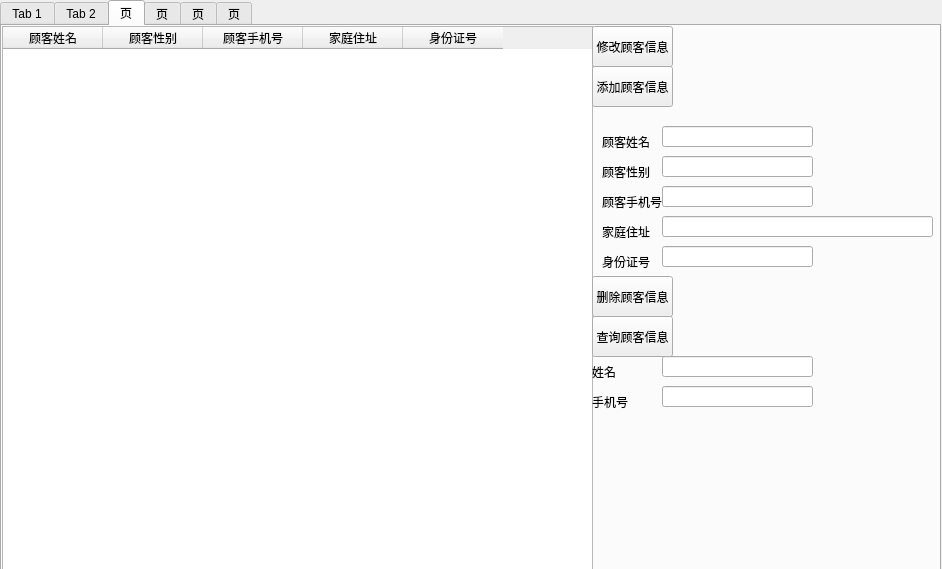
<?xml version="1.0" encoding="UTF-8"?>
<ui version="4.0">
 <class>Form</class>
 <widget class="QWidget" name="Form">
  <property name="geometry">
   <rect>
    <x>0</x>
    <y>0</y>
    <width>942</width>
    <height>569</height>
   </rect>
  </property>
  <property name="windowTitle">
   <string>Form</string>
  </property>
  <widget class="QTabWidget" name="tabWidget">
   <property name="geometry">
    <rect>
     <x>0</x>
     <y>0</y>
     <width>941</width>
     <height>571</height>
    </rect>
   </property>
   <property name="currentIndex">
    <number>2</number>
   </property>
   <widget class="QWidget" name="tab">
    <attribute name="title">
     <string>Tab 1</string>
    </attribute>
    <widget class="QTableWidget" name="tableWidget_2">
     <property name="geometry">
      <rect>
       <x>0</x>
       <y>0</y>
       <width>721</width>
       <height>551</height>
      </rect>
     </property>
     <column>
      <property name="text">
       <string>顾客手机号</string>
      </property>
     </column>
     <column>
      <property name="text">
       <string>客房号</string>
      </property>
     </column>
     <column>
      <property name="text">
       <string>入住日期</string>
      </property>
     </column>
     <column>
      <property name="text">
       <string>是否预定</string>
      </property>
     </column>
     <column>
      <property name="text">
       <string>是否入住</string>
      </property>
     </column>
     <column>
      <property name="text">
       <string>是否结账</string>
      </property>
     </column>
     <column>
      <property name="text">
       <string>是否退房</string>
      </property>
     </column>
     <column>
      <property name="text">
       <string>入住时长</string>
      </property>
     </column>
     <column>
      <property name="text">
       <string>消费金额</string>
      </property>
     </column>
    </widget>
    <widget class="QPushButton" name="pushButton">
     <property name="geometry">
      <rect>
       <x>720</x>
       <y>130</y>
       <width>81</width>
       <height>41</height>
      </rect>
     </property>
     <property name="text">
      <string>查询订单</string>
     </property>
    </widget>
    <widget class="QPushButton" name="pushButton_2">
     <property name="geometry">
      <rect>
       <x>720</x>
       <y>90</y>
       <width>81</width>
       <height>41</height>
      </rect>
     </property>
     <property name="text">
      <string>删除订单</string>
     </property>
    </widget>
    <widget class="QPushButton" name="pushButton_3">
     <property name="geometry">
      <rect>
       <x>720</x>
       <y>50</y>
       <width>81</width>
       <height>41</height>
      </rect>
     </property>
     <property name="text">
      <string>添加订单</string>
     </property>
    </widget>
    <widget class="QPushButton" name="pushButton_7">
     <property name="geometry">
      <rect>
       <x>720</x>
       <y>10</y>
       <width>81</width>
       <height>41</height>
      </rect>
     </property>
     <property name="text">
      <string>修改订单</string>
     </property>
    </widget>
    <widget class="QLabel" name="label">
     <property name="geometry">
      <rect>
       <x>720</x>
       <y>170</y>
       <width>41</width>
       <height>31</height>
      </rect>
     </property>
     <property name="text">
      <string>姓名</string>
     </property>
    </widget>
    <widget class="QLabel" name="label_2">
     <property name="geometry">
      <rect>
       <x>720</x>
       <y>220</y>
       <width>41</width>
       <height>31</height>
      </rect>
     </property>
     <property name="text">
      <string>手机号</string>
     </property>
    </widget>
    <widget class="QLineEdit" name="lineEdit">
     <property name="geometry">
      <rect>
       <x>760</x>
       <y>180</y>
       <width>171</width>
       <height>21</height>
      </rect>
     </property>
    </widget>
    <widget class="QLineEdit" name="lineEdit_2">
     <property name="geometry">
      <rect>
       <x>760</x>
       <y>220</y>
       <width>171</width>
       <height>21</height>
      </rect>
     </property>
    </widget>
   </widget>
   <widget class="QWidget" name="tab_2">
    <attribute name="title">
     <string>Tab 2</string>
    </attribute>
    <widget class="QTableWidget" name="tableWidget_3">
     <property name="geometry">
      <rect>
       <x>0</x>
       <y>0</y>
       <width>721</width>
       <height>551</height>
      </rect>
     </property>
     <column>
      <property name="text">
       <string>物品编号</string>
      </property>
     </column>
     <column>
      <property name="text">
       <string>物品名称</string>
      </property>
     </column>
     <column>
      <property name="text">
       <string>物品单价</string>
      </property>
     </column>
     <column>
      <property name="text">
       <string>物品剩余数量</string>
      </property>
     </column>
    </widget>
    <widget class="QPushButton" name="pushButton_4">
     <property name="geometry">
      <rect>
       <x>720</x>
       <y>0</y>
       <width>81</width>
       <height>41</height>
      </rect>
     </property>
     <property name="text">
      <string>修改物品</string>
     </property>
    </widget>
    <widget class="QPushButton" name="pushButton_5">
     <property name="geometry">
      <rect>
       <x>720</x>
       <y>40</y>
       <width>81</width>
       <height>41</height>
      </rect>
     </property>
     <property name="text">
      <string>添加物品</string>
     </property>
    </widget>
    <widget class="QPushButton" name="pushButton_6">
     <property name="geometry">
      <rect>
       <x>720</x>
       <y>230</y>
       <width>81</width>
       <height>41</height>
      </rect>
     </property>
     <property name="text">
      <string>删除物品</string>
     </property>
    </widget>
    <widget class="QPushButton" name="pushButton_8">
     <property name="geometry">
      <rect>
       <x>720</x>
       <y>270</y>
       <width>81</width>
       <height>41</height>
      </rect>
     </property>
     <property name="text">
      <string>查询物品</string>
     </property>
    </widget>
    <widget class="QLabel" name="label_3">
     <property name="geometry">
      <rect>
       <x>720</x>
       <y>330</y>
       <width>51</width>
       <height>31</height>
      </rect>
     </property>
     <property name="text">
      <string>物品名称</string>
     </property>
    </widget>
    <widget class="QLineEdit" name="lineEdit_3">
     <property name="geometry">
      <rect>
       <x>780</x>
       <y>330</y>
       <width>151</width>
       <height>21</height>
      </rect>
     </property>
    </widget>
    <widget class="QLabel" name="label_4">
     <property name="geometry">
      <rect>
       <x>720</x>
       <y>100</y>
       <width>51</width>
       <height>31</height>
      </rect>
     </property>
     <property name="text">
      <string>物品编号</string>
     </property>
    </widget>
    <widget class="QLabel" name="label_5">
     <property name="geometry">
      <rect>
       <x>720</x>
       <y>130</y>
       <width>51</width>
       <height>31</height>
      </rect>
     </property>
     <property name="text">
      <string>物品名称</string>
     </property>
    </widget>
    <widget class="QLabel" name="label_6">
     <property name="geometry">
      <rect>
       <x>720</x>
       <y>160</y>
       <width>51</width>
       <height>31</height>
      </rect>
     </property>
     <property name="text">
      <string>物品单价</string>
     </property>
    </widget>
    <widget class="QLabel" name="label_7">
     <property name="geometry">
      <rect>
       <x>720</x>
       <y>190</y>
       <width>51</width>
       <height>31</height>
      </rect>
     </property>
     <property name="text">
      <string>数量</string>
     </property>
    </widget>
    <widget class="QLineEdit" name="lineEdit_4">
     <property name="geometry">
      <rect>
       <x>780</x>
       <y>100</y>
       <width>151</width>
       <height>21</height>
      </rect>
     </property>
    </widget>
    <widget class="QLineEdit" name="lineEdit_5">
     <property name="geometry">
      <rect>
       <x>780</x>
       <y>130</y>
       <width>151</width>
       <height>21</height>
      </rect>
     </property>
    </widget>
    <widget class="QLineEdit" name="lineEdit_6">
     <property name="geometry">
      <rect>
       <x>780</x>
       <y>160</y>
       <width>151</width>
       <height>21</height>
      </rect>
     </property>
    </widget>
    <widget class="QLineEdit" name="lineEdit_7">
     <property name="geometry">
      <rect>
       <x>780</x>
       <y>190</y>
       <width>151</width>
       <height>21</height>
      </rect>
     </property>
    </widget>
   </widget>
   <widget class="QWidget" name="tab_3">
    <attribute name="title">
     <string>页</string>
    </attribute>
    <widget class="QTableWidget" name="tableWidget_4">
     <property name="geometry">
      <rect>
       <x>0</x>
       <y>0</y>
       <width>591</width>
       <height>551</height>
      </rect>
     </property>
     <column>
      <property name="text">
       <string>顾客姓名</string>
      </property>
     </column>
     <column>
      <property name="text">
       <string>顾客性别</string>
      </property>
     </column>
     <column>
      <property name="text">
       <string>顾客手机号</string>
      </property>
     </column>
     <column>
      <property name="text">
       <string>家庭住址</string>
      </property>
     </column>
     <column>
      <property name="text">
       <string>身份证号</string>
      </property>
     </column>
    </widget>
    <widget class="QPushButton" name="pushButton_9">
     <property name="geometry">
      <rect>
       <x>590</x>
       <y>0</y>
       <width>81</width>
       <height>41</height>
      </rect>
     </property>
     <property name="text">
      <string>修改顾客信息</string>
     </property>
    </widget>
    <widget class="QPushButton" name="pushButton_10">
     <property name="geometry">
      <rect>
       <x>590</x>
       <y>40</y>
       <width>81</width>
       <height>41</height>
      </rect>
     </property>
     <property name="text">
      <string>添加顾客信息</string>
     </property>
    </widget>
    <widget class="QLabel" name="label_8">
     <property name="geometry">
      <rect>
       <x>600</x>
       <y>100</y>
       <width>51</width>
       <height>31</height>
      </rect>
     </property>
     <property name="text">
      <string>顾客姓名</string>
     </property>
    </widget>
    <widget class="QLineEdit" name="lineEdit_8">
     <property name="geometry">
      <rect>
       <x>660</x>
       <y>100</y>
       <width>151</width>
       <height>21</height>
      </rect>
     </property>
     <property name="text">
      <string/>
     </property>
    </widget>
    <widget class="QLabel" name="label_9">
     <property name="geometry">
      <rect>
       <x>600</x>
       <y>130</y>
       <width>51</width>
       <height>31</height>
      </rect>
     </property>
     <property name="text">
      <string>顾客性别</string>
     </property>
    </widget>
    <widget class="QLineEdit" name="lineEdit_9">
     <property name="geometry">
      <rect>
       <x>660</x>
       <y>130</y>
       <width>151</width>
       <height>21</height>
      </rect>
     </property>
     <property name="text">
      <string/>
     </property>
    </widget>
    <widget class="QLabel" name="label_10">
     <property name="geometry">
      <rect>
       <x>600</x>
       <y>160</y>
       <width>61</width>
       <height>31</height>
      </rect>
     </property>
     <property name="text">
      <string>顾客手机号</string>
     </property>
    </widget>
    <widget class="QLineEdit" name="lineEdit_10">
     <property name="geometry">
      <rect>
       <x>660</x>
       <y>160</y>
       <width>151</width>
       <height>21</height>
      </rect>
     </property>
     <property name="text">
      <string/>
     </property>
    </widget>
    <widget class="QLabel" name="label_11">
     <property name="geometry">
      <rect>
       <x>600</x>
       <y>190</y>
       <width>61</width>
       <height>31</height>
      </rect>
     </property>
     <property name="text">
      <string>家庭住址</string>
     </property>
    </widget>
    <widget class="QLineEdit" name="lineEdit_11">
     <property name="geometry">
      <rect>
       <x>660</x>
       <y>190</y>
       <width>271</width>
       <height>21</height>
      </rect>
     </property>
     <property name="text">
      <string/>
     </property>
    </widget>
    <widget class="QLabel" name="label_12">
     <property name="geometry">
      <rect>
       <x>600</x>
       <y>220</y>
       <width>61</width>
       <height>31</height>
      </rect>
     </property>
     <property name="text">
      <string>身份证号</string>
     </property>
    </widget>
    <widget class="QLineEdit" name="lineEdit_12">
     <property name="geometry">
      <rect>
       <x>660</x>
       <y>220</y>
       <width>151</width>
       <height>21</height>
      </rect>
     </property>
     <property name="text">
      <string/>
     </property>
    </widget>
    <widget class="QPushButton" name="pushButton_11">
     <property name="geometry">
      <rect>
       <x>590</x>
       <y>250</y>
       <width>81</width>
       <height>41</height>
      </rect>
     </property>
     <property name="text">
      <string>删除顾客信息</string>
     </property>
    </widget>
    <widget class="QPushButton" name="pushButton_12">
     <property name="geometry">
      <rect>
       <x>590</x>
       <y>290</y>
       <width>81</width>
       <height>41</height>
      </rect>
     </property>
     <property name="text">
      <string>查询顾客信息</string>
     </property>
    </widget>
    <widget class="QLabel" name="label_13">
     <property name="geometry">
      <rect>
       <x>590</x>
       <y>330</y>
       <width>51</width>
       <height>31</height>
      </rect>
     </property>
     <property name="text">
      <string>姓名</string>
     </property>
    </widget>
    <widget class="QLabel" name="label_14">
     <property name="geometry">
      <rect>
       <x>590</x>
       <y>360</y>
       <width>61</width>
       <height>31</height>
      </rect>
     </property>
     <property name="text">
      <string>手机号</string>
     </property>
    </widget>
    <widget class="QLineEdit" name="lineEdit_13">
     <property name="geometry">
      <rect>
       <x>660</x>
       <y>330</y>
       <width>151</width>
       <height>21</height>
      </rect>
     </property>
     <property name="text">
      <string/>
     </property>
    </widget>
    <widget class="QLineEdit" name="lineEdit_14">
     <property name="geometry">
      <rect>
       <x>660</x>
       <y>360</y>
       <width>151</width>
       <height>21</height>
      </rect>
     </property>
     <property name="text">
      <string/>
     </property>
    </widget>
   </widget>
   <widget class="QWidget" name="tab_5">
    <attribute name="title">
     <string>页</string>
    </attribute>
    <widget class="QTableWidget" name="tableWidget_5">
     <property name="geometry">
      <rect>
       <x>0</x>
       <y>0</y>
       <width>591</width>
       <height>551</height>
      </rect>
     </property>
     <column>
      <property name="text">
       <string>顾客手机号</string>
      </property>
     </column>
     <column>
      <property name="text">
       <string>客房号</string>
      </property>
     </column>
     <column>
      <property name="text">
       <string>入住日期</string>
      </property>
     </column>
     <column>
      <property name="text">
       <string>物品编号</string>
      </property>
     </column>
     <column>
      <property name="text">
       <string>损坏数量</string>
      </property>
     </column>
    </widget>
    <widget class="QPushButton" name="pushButton_13">
     <property name="geometry">
      <rect>
       <x>590</x>
       <y>0</y>
       <width>111</width>
       <height>41</height>
      </rect>
     </property>
     <property name="text">
      <string>查询损坏物品信息</string>
     </property>
    </widget>
    <widget class="QLabel" name="label_15">
     <property name="geometry">
      <rect>
       <x>590</x>
       <y>50</y>
       <width>51</width>
       <height>31</height>
      </rect>
     </property>
     <property name="text">
      <string>手机号</string>
     </property>
    </widget>
    <widget class="QLineEdit" name="lineEdit_15">
     <property name="geometry">
      <rect>
       <x>640</x>
       <y>50</y>
       <width>113</width>
       <height>20</height>
      </rect>
     </property>
    </widget>
    <widget class="QPushButton" name="pushButton_14">
     <property name="geometry">
      <rect>
       <x>590</x>
       <y>90</y>
       <width>111</width>
       <height>41</height>
      </rect>
     </property>
     <property name="text">
      <string>添加损坏物品信息</string>
     </property>
    </widget>
    <widget class="QLabel" name="label_16">
     <property name="geometry">
      <rect>
       <x>590</x>
       <y>140</y>
       <width>71</width>
       <height>31</height>
      </rect>
     </property>
     <property name="text">
      <string>顾客手机号</string>
     </property>
    </widget>
    <widget class="QLineEdit" name="lineEdit_16">
     <property name="geometry">
      <rect>
       <x>660</x>
       <y>140</y>
       <width>113</width>
       <height>20</height>
      </rect>
     </property>
    </widget>
    <widget class="QLabel" name="label_17">
     <property name="geometry">
      <rect>
       <x>590</x>
       <y>170</y>
       <width>71</width>
       <height>31</height>
      </rect>
     </property>
     <property name="text">
      <string>客房号</string>
     </property>
    </widget>
    <widget class="QLineEdit" name="lineEdit_17">
     <property name="geometry">
      <rect>
       <x>660</x>
       <y>170</y>
       <width>113</width>
       <height>20</height>
      </rect>
     </property>
    </widget>
    <widget class="QLabel" name="label_18">
     <property name="geometry">
      <rect>
       <x>590</x>
       <y>200</y>
       <width>71</width>
       <height>31</height>
      </rect>
     </property>
     <property name="text">
      <string>入住日期</string>
     </property>
    </widget>
    <widget class="QLineEdit" name="lineEdit_18">
     <property name="geometry">
      <rect>
       <x>660</x>
       <y>200</y>
       <width>113</width>
       <height>20</height>
      </rect>
     </property>
    </widget>
    <widget class="QLabel" name="label_19">
     <property name="geometry">
      <rect>
       <x>590</x>
       <y>230</y>
       <width>71</width>
       <height>31</height>
      </rect>
     </property>
     <property name="text">
      <string>物品信息</string>
     </property>
    </widget>
    <widget class="QLineEdit" name="lineEdit_19">
     <property name="geometry">
      <rect>
       <x>660</x>
       <y>230</y>
       <width>113</width>
       <height>20</height>
      </rect>
     </property>
    </widget>
    <widget class="QLabel" name="label_20">
     <property name="geometry">
      <rect>
       <x>590</x>
       <y>260</y>
       <width>71</width>
       <height>31</height>
      </rect>
     </property>
     <property name="text">
      <string>损坏数量</string>
     </property>
    </widget>
    <widget class="QLineEdit" name="lineEdit_20">
     <property name="geometry">
      <rect>
       <x>660</x>
       <y>260</y>
       <width>113</width>
       <height>20</height>
      </rect>
     </property>
    </widget>
   </widget>
   <widget class="QWidget" name="tab_4">
    <attribute name="title">
     <string>页</string>
    </attribute>
    <widget class="QTableWidget" name="tableWidget_6">
     <property name="geometry">
      <rect>
       <x>0</x>
       <y>0</y>
       <width>501</width>
       <height>551</height>
      </rect>
     </property>
     <column>
      <property name="text">
       <string>顾客手机号</string>
      </property>
     </column>
     <column>
      <property name="text">
       <string>日期</string>
      </property>
     </column>
     <column>
      <property name="text">
       <string>留言</string>
      </property>
     </column>
    </widget>
    <widget class="QPushButton" name="pushButton_15">
     <property name="geometry">
      <rect>
       <x>500</x>
       <y>0</y>
       <width>111</width>
       <height>41</height>
      </rect>
     </property>
     <property name="text">
      <string>查询顾客留言信息</string>
     </property>
    </widget>
    <widget class="QLabel" name="label_21">
     <property name="geometry">
      <rect>
       <x>500</x>
       <y>60</y>
       <width>54</width>
       <height>12</height>
      </rect>
     </property>
     <property name="text">
      <string>手机号</string>
     </property>
    </widget>
    <widget class="QLineEdit" name="lineEdit_21">
     <property name="geometry">
      <rect>
       <x>560</x>
       <y>50</y>
       <width>113</width>
       <height>20</height>
      </rect>
     </property>
    </widget>
    <widget class="QPushButton" name="pushButton_16">
     <property name="geometry">
      <rect>
       <x>500</x>
       <y>90</y>
       <width>111</width>
       <height>41</height>
      </rect>
     </property>
     <property name="text">
      <string>删除顾客留言</string>
     </property>
    </widget>
   </widget>
   <widget class="QWidget" name="tab_6">
    <attribute name="title">
     <string>页</string>
    </attribute>
    <widget class="QTableWidget" name="tableWidget_7">
     <property name="geometry">
      <rect>
       <x>0</x>
       <y>0</y>
       <width>501</width>
       <height>551</height>
      </rect>
     </property>
     <column>
      <property name="text">
       <string>管理员编号</string>
      </property>
     </column>
     <column>
      <property name="text">
       <string>日期</string>
      </property>
     </column>
     <column>
      <property name="text">
       <string>新闻标题</string>
      </property>
     </column>
     <column>
      <property name="text">
       <string>内容</string>
      </property>
     </column>
    </widget>
    <widget class="QPushButton" name="pushButton_17">
     <property name="geometry">
      <rect>
       <x>500</x>
       <y>0</y>
       <width>111</width>
       <height>41</height>
      </rect>
     </property>
     <property name="text">
      <string>查询新闻信息</string>
     </property>
    </widget>
    <widget class="QLabel" name="label_22">
     <property name="geometry">
      <rect>
       <x>510</x>
       <y>50</y>
       <width>61</width>
       <height>21</height>
      </rect>
     </property>
     <property name="text">
      <string>新闻标题</string>
     </property>
    </widget>
    <widget class="QLineEdit" name="lineEdit_22">
     <property name="geometry">
      <rect>
       <x>580</x>
       <y>50</y>
       <width>113</width>
       <height>20</height>
      </rect>
     </property>
    </widget>
    <widget class="QPushButton" name="pushButton_18">
     <property name="geometry">
      <rect>
       <x>500</x>
       <y>80</y>
       <width>111</width>
       <height>41</height>
      </rect>
     </property>
     <property name="text">
      <string>添加新闻信息</string>
     </property>
    </widget>
    <widget class="QLabel" name="label_23">
     <property name="geometry">
      <rect>
       <x>510</x>
       <y>130</y>
       <width>61</width>
       <height>21</height>
      </rect>
     </property>
     <property name="text">
      <string>管理员编号</string>
     </property>
    </widget>
    <widget class="QLineEdit" name="lineEdit_23">
     <property name="geometry">
      <rect>
       <x>580</x>
       <y>130</y>
       <width>113</width>
       <height>20</height>
      </rect>
     </property>
    </widget>
    <widget class="QLabel" name="label_24">
     <property name="geometry">
      <rect>
       <x>510</x>
       <y>160</y>
       <width>61</width>
       <height>21</height>
      </rect>
     </property>
     <property name="text">
      <string>日期</string>
     </property>
    </widget>
    <widget class="QLineEdit" name="lineEdit_24">
     <property name="geometry">
      <rect>
       <x>580</x>
       <y>160</y>
       <width>113</width>
       <height>20</height>
      </rect>
     </property>
    </widget>
    <widget class="QLabel" name="label_25">
     <property name="geometry">
      <rect>
       <x>510</x>
       <y>190</y>
       <width>61</width>
       <height>21</height>
      </rect>
     </property>
     <property name="text">
      <string>新闻标题</string>
     </property>
    </widget>
    <widget class="QLineEdit" name="lineEdit_25">
     <property name="geometry">
      <rect>
       <x>580</x>
       <y>190</y>
       <width>113</width>
       <height>20</height>
      </rect>
     </property>
    </widget>
    <widget class="QLabel" name="label_26">
     <property name="geometry">
      <rect>
       <x>510</x>
       <y>220</y>
       <width>61</width>
       <height>21</height>
      </rect>
     </property>
     <property name="text">
      <string>新闻内容</string>
     </property>
    </widget>
    <widget class="QTextEdit" name="textEdit">
     <property name="geometry">
      <rect>
       <x>580</x>
       <y>220</y>
       <width>351</width>
       <height>91</height>
      </rect>
     </property>
    </widget>
    <widget class="QPushButton" name="pushButton_19">
     <property name="geometry">
      <rect>
       <x>500</x>
       <y>320</y>
       <width>111</width>
       <height>41</height>
      </rect>
     </property>
     <property name="text">
      <string>删除新闻</string>
     </property>
    </widget>
    <widget class="QPushButton" name="pushButton_20">
     <property name="geometry">
      <rect>
       <x>500</x>
       <y>360</y>
       <width>111</width>
       <height>41</height>
      </rect>
     </property>
     <property name="text">
      <string>修改新闻信息</string>
     </property>
    </widget>
   </widget>
  </widget>
 </widget>
 <resources/>
 <connections/>
</ui>
